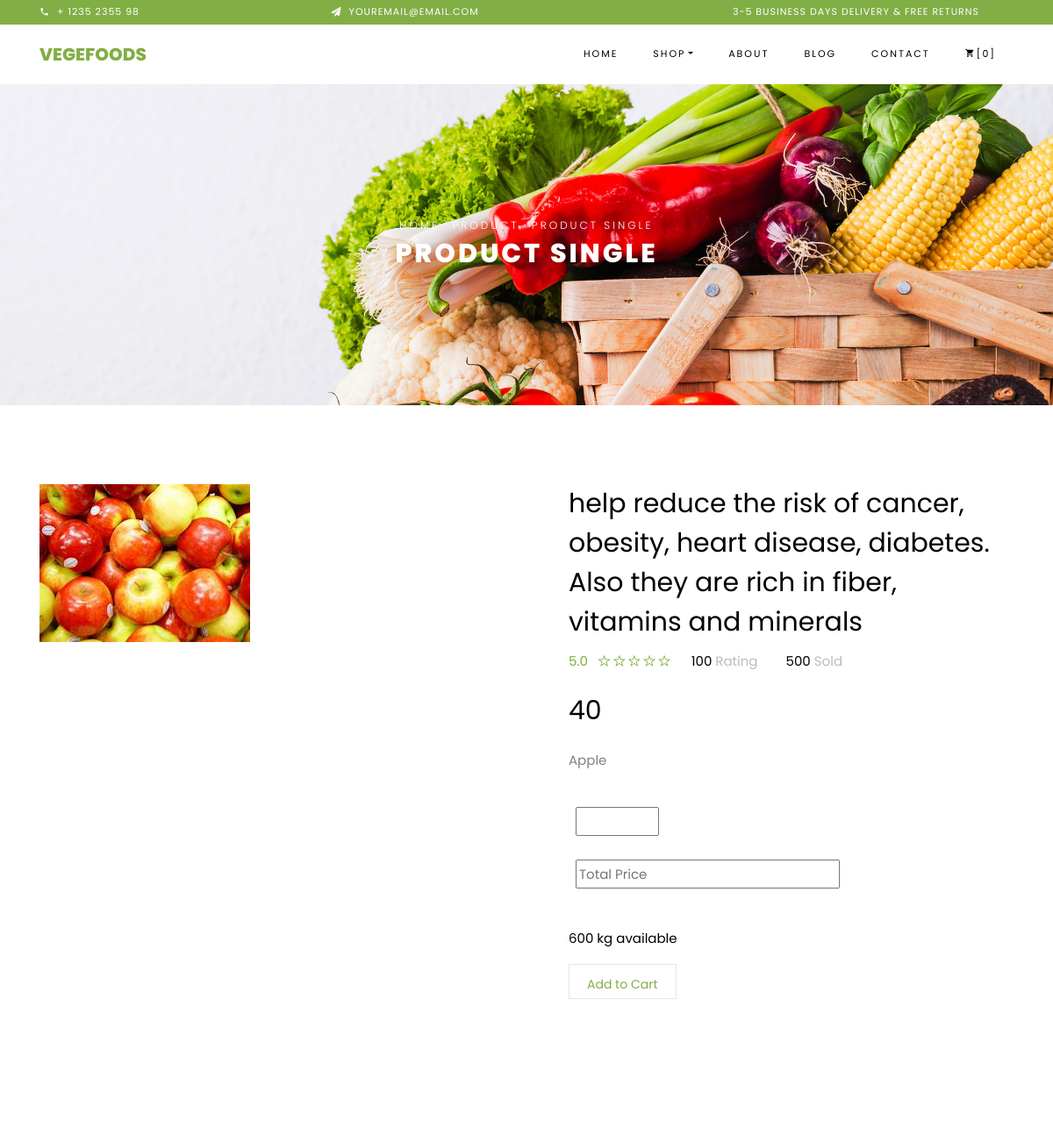
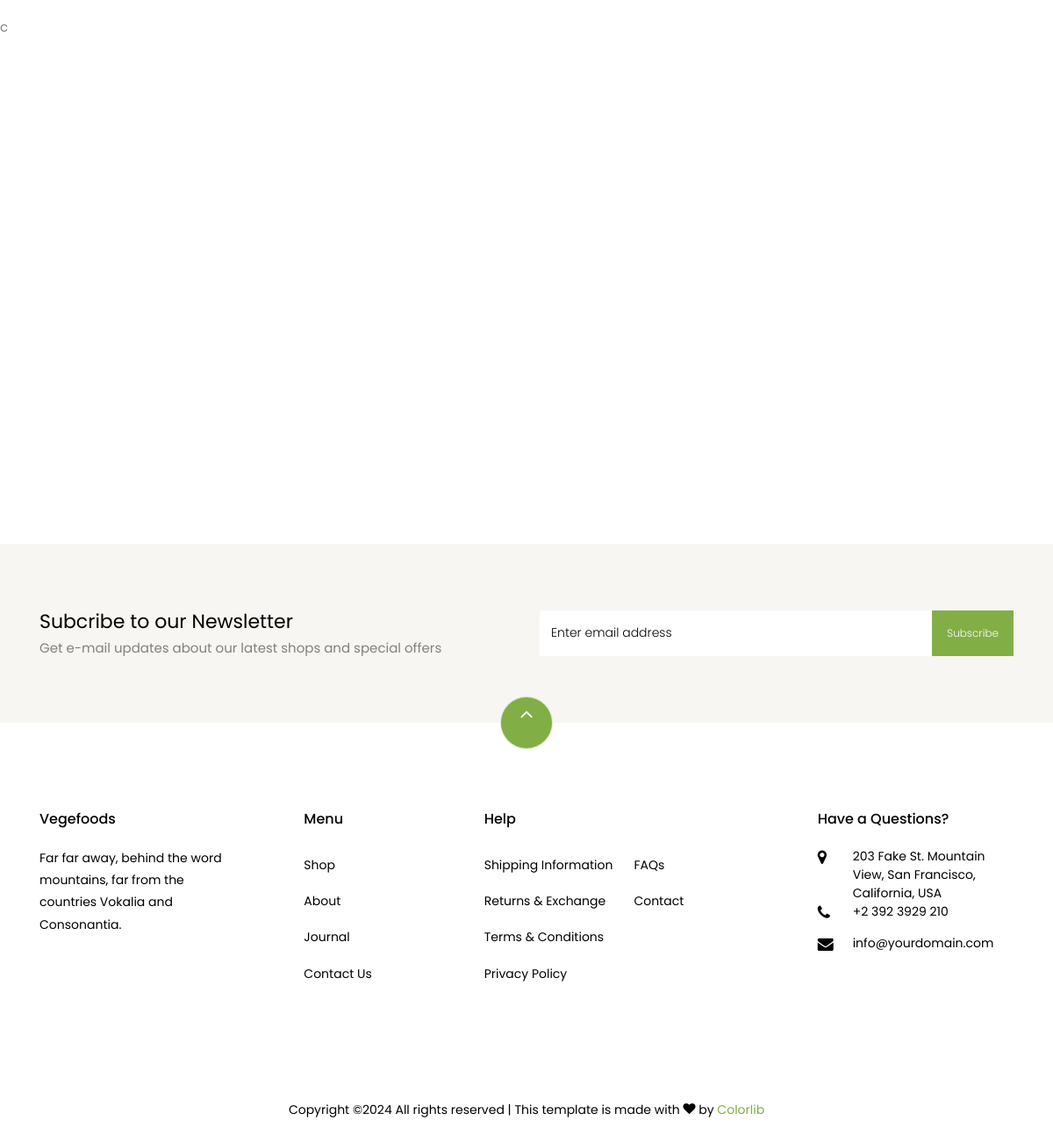
The app's page /frontEnd/singleproduct/24/ with its own data (2 pictures, top to bottom).
### NewApp/models.py (models this page shows)
class catdata(models.Model):
    cat_name = models.CharField(max_length=100, null=True, blank=True)
    cat_dec = models.CharField(max_length=100, null=True, blank=True)
    cat_quan = models.CharField(max_length=100, null=True, blank=True)
    cat_price = models.IntegerField(null=True, blank=True)
    images = models.ImageField(upload_to='cate', null=True, blank=True)

### FrontEnd/views.py (the view)
# urls.py: path('singleproduct/<int:data>/', views.singleproduct, name='singleproduct'),
def singleproduct(request, data):
    data = catdata.objects.get(id=data)
    return render(request, 'singleproductpage.html', {'data': data})

### FrontEnd/templates/singleproductpage.html (shortened to what this page needs)
<!DOCTYPE html>
<html lang="en">
  <head>
    <link rel="stylesheet" href="/static/css/open-iconic-bootstrap.min.css">
    <link rel="stylesheet" href="/static/css/animate.css">
    <link rel="stylesheet" href="/static/css/owl.carousel.min.css">
    <link rel="stylesheet" href="/static/css/owl.theme.default.min.css">
    <link rel="stylesheet" href="/static/css/magnific-popup.css">
    <link rel="stylesheet" href="/static/css/aos.css">
    <link rel="stylesheet" href="/static/css/ionicons.min.css">
    <link rel="stylesheet" href="/static/css/bootstrap-datepicker.css">
    <link rel="stylesheet" href="/static/css/jquery.timepicker.css">
    <link rel="stylesheet" href="/static/css/flaticon.css">
    <link rel="stylesheet" href="/static/css/icomoon.css">
    <link rel="stylesheet" href="/static/css/style.css">
  </head>
  <body class="goto-here">
		<div class="py-1 bg-primary">
    	<div class="container">
    		<div class="row no-gutters d-flex align-items-start align-items-center px-md-0">
	    		<div class="col-lg-12 d-block">
		    		<div class="row d-flex">
		    			<div class="col-md pr-4 d-flex topper align-items-center">
					    	<div class="icon mr-2 d-flex justify-content-center align-items-center"><span class="icon-phone2"></span></div>
						    <span class="text">+ 1235 2355 98</span>
					    </div>
					    <div class="col-md pr-4 d-flex topper align-items-center">
					    	<div class="icon mr-2 d-flex justify-content-center align-items-center"><span class="icon-paper-plane"></span></div>
						    <span class="text">youremail@email.com</span>
					    </div>
					    <div class="col-md-5 pr-4 d-flex topper align-items-center text-lg-right">
						    <span class="text">3-5 Business days delivery &amp; Free Returns</span>
					    </div>
				    </div>
			    </div>
		    </div>
		  </div>
    </div>
    <nav class="navbar navbar-expand-lg navbar-dark ftco_navbar bg-dark ftco-navbar-light" id="ftco-navbar">
	    <div class="container">
	      <a class="navbar-brand" href="index.html">Vegefoods</a>
	      <div class="collapse navbar-collapse" id="ftco-nav">
	        <ul class="navbar-nav ml-auto">
	          <li class="nav-item"><a href="index.html" class="nav-link">Home</a></li>
	          <li class="nav-item active dropdown">
              <a class="nav-link dropdown-toggle" href="#" id="dropdown04" data-toggle="dropdown" aria-haspopup="true" aria-expanded="false">Shop</a>
            </li>
	          <li class="nav-item"><a href="about.html" class="nav-link">About</a></li>
	          <li class="nav-item"><a href="blog.html" class="nav-link">Blog</a></li>
	          <li class="nav-item"><a href="{% url 'contact' %}" class="nav-link">Contact</a></li>
	          <li class="nav-item cta cta-colored"><a href="cart.html" class="nav-link"><span class="icon-shopping_cart"></span>[0]</a></li>
	        </ul>
	      </div>
	    </div>
	  </nav>
    <div class="hero-wrap hero-bread" style="background-image: url('/static/images/bg_1.jpg');">
      <div class="container">
        <div class="row no-gutters slider-text align-items-center justify-content-center">
          <div class="col-md-9 ftco-animate text-center">
          	<p class="breadcrumbs"><span class="mr-2"><a href="index.html">Home</a></span> <span class="mr-2"><a href="index.html">Product</a></span> <span>Product Single</span></p>
            <h1 class="mb-0 bread">Product Single</h1>
          </div>
        </div>
      </div>
    </div>
<form method="post" action="{% url 'cartdata' %}" enctype="multipart/form-data">
    <section class="ftco-section">
    	<div class="container">
    		<div class="row">
    			<div class="col-lg-6 mb-5 ftco-animate">
    				<a href="images/product-1.jpg" class="image-popup" name="img"><img src="{{data.images.url}}" class="img-fluid" alt="Colorlib Template"></a>
    			</div>
    			<div class="col-lg-6 product-details pl-md-5 ftco-animate">
    				<h3>{{data.cat_dec}}</h3>
    				<div class="rating d-flex">
							<p class="text-left mr-4">
								<a href="#" class="mr-2">5.0</a>
								<a href="#"><span class="ion-ios-star-outline"></span></a>
								<a href="#"><span class="ion-ios-star-outline"></span></a>
								<a href="#"><span class="ion-ios-star-outline"></span></a>
								<a href="#"><span class="ion-ios-star-outline"></span></a>
								<a href="#"><span class="ion-ios-star-outline"></span></a>
							</p>
							<p class="text-left mr-4">
								<a href="#" class="mr-2" style="color: #000;">100 <span style="color: #bbb;">Rating</span></a>
							</p>
							<p class="text-left">
								<a href="#" class="mr-2" style="color: #000;">500 <span style="color: #bbb;">Sold</span></a>
							</p>
						</div>
    				<p class="price" data-model-name="nam" ><span>{{data.cat_price}}</span></p>
					<p><span>{{data.cat_quan}}</span></p>
						<div class="row mt-4">
							<div class="col-md-6">
							</div>
							<div class="input-group col-md-6 d-flex mb-3">
	             	<span class="input-group-btn ml-2">
            <input type="number" name="qt" id="quantity" min="1" max="100"><br><br>
            <input type="text" name="total" id="totalprice" placeholder="Total Price"><br><br>
	             	</span>
	          	</div>
	          	<div class="col-md-12">
	          		<p style="color: #000;">600 kg available</p>
	          	</div>
          	</div>
					<form><button type="submit" >Add to Cart</button></form>
		</div>
    		</div>
    	</div>
    </section>
</form>
    <section class="ftco-section">c
    	<div class="container">
				<div class="row justify-content-center mb-3 pb-3">
        </div>
    	</div>
    	<div class="container">
    		<div class="row">
    		</div>
    	</div>
    </section>
		<section class="ftco-section ftco-no-pt ftco-no-pb py-5 bg-light">
      <div class="container py-4">
        <div class="row d-flex justify-content-center py-5">
          <div class="col-md-6">
          	<h2 style="font-size: 22px;" class="mb-0">Subcribe to our Newsletter</h2>
          	<span>Get e-mail updates about our latest shops and special offers</span>
          </div>
          <div class="col-md-6 d-flex align-items-center">
            <form action="#" class="subscribe-form">
              <div class="form-group d-flex">
                <input type="text" class="form-control" placeholder="Enter email address">
                <input type="submit" value="Subscribe" class="submit px-3">
              </div>
            </form>
          </div>
        </div>
      </div>
    </section>
    <footer class="ftco-footer ftco-section">
      <div class="container">
      	<div class="row">
      		<div class="mouse">
						<a href="#" class="mouse-icon">
							<div class="mouse-wheel"><span class="ion-ios-arrow-up"></span></div>
						</a>
					</div>
      	</div>
        <div class="row mb-5">
          <div class="col-md">
            <div class="ftco-footer-widget mb-4">
              <h2 class="ftco-heading-2">Vegefoods</h2>
              <p>Far far away, behind the word mountains, far from the countries Vokalia and Consonantia.</p>
              <ul class="ftco-footer-social list-unstyled float-md-left float-lft mt-5">
              </ul>
            </div>
          </div>
          <div class="col-md">
            <div class="ftco-footer-widget mb-4 ml-md-5">
              <h2 class="ftco-heading-2">Menu</h2>
              <ul class="list-unstyled">
                <li><a href="#" class="py-2 d-block">Shop</a></li>
                <li><a href="#" class="py-2 d-block">About</a></li>
                <li><a href="#" class="py-2 d-block">Journal</a></li>
                <li><a href="#" class="py-2 d-block">Contact Us</a></li>
              </ul>
            </div>
          </div>
          <div class="col-md-4">
             <div class="ftco-footer-widget mb-4">
              <h2 class="ftco-heading-2">Help</h2>
              <div class="d-flex">
	              <ul class="list-unstyled mr-l-5 pr-l-3 mr-4">
	                <li><a href="#" class="py-2 d-block">Shipping Information</a></li>
	                <li><a href="#" class="py-2 d-block">Returns &amp; Exchange</a></li>
	                <li><a href="#" class="py-2 d-block">Terms &amp; Conditions</a></li>
	                <li><a href="#" class="py-2 d-block">Privacy Policy</a></li>
	              </ul>
	              <ul class="list-unstyled">
	                <li><a href="#" class="py-2 d-block">FAQs</a></li>
	                <li><a href="#" class="py-2 d-block">Contact</a></li>
	              </ul>
	            </div>
            </div>
          </div>
          <div class="col-md">
            <div class="ftco-footer-widget mb-4">
            	<h2 class="ftco-heading-2">Have a Questions?</h2>
            	<div class="block-23 mb-3">
	              <ul>
	                <li><span class="icon icon-map-marker"></span><span class="text">203 Fake St. Mountain View, San Francisco, California, USA</span></li>
	                <li><a href="#"><span class="icon icon-phone"></span><span class="text">+2 392 3929 210</span></a></li>
	                <li><a href="#"><span class="icon icon-envelope"></span><span class="text">info@yourdomain.com</span></a></li>
	              </ul>
	            </div>
            </div>
          </div>
        </div>
        <div class="row">
          <div class="col-md-12 text-center">
            <p>
						  Copyright &copy;<script>document.write(new Date().getFullYear());</script> All rights reserved | This template is made with <i class="icon-heart color-danger" aria-hidden="true"></i> by <a href="https://colorlib.com" target="_blank">Colorlib</a>
						</p>
          </div>
        </div>
      </div>
    </footer>
  </body>
</html>

### FrontEnd/static/css/icomoon.css (style rules this page uses)
[class^="icon-"], [class*=" icon-"] { font-family: 'icomoon' !important; speak: none; font-style: normal; font-weight: normal; font-variant: normal; text-transform: none; line-height: 1; -webkit-font-smoothing: antialiased; -moz-osx-font-smoothing: grayscale; }
.icon-heart:before { content: "\f004"; }
.icon-map-marker:before { content: "\f041"; }
.icon-phone:before { content: "\f095"; }
.icon-envelope:before { content: "\f0e0"; }
.icon-paper-plane:before { content: "\f1d8"; }
.icon-phone2:before { content: "\e0cd"; }
.icon-shopping_cart:before { content: "\e8cc"; }

### records on screen
catdata: images (picture), cat_dec "help reduce the risk of cancer, obesity, heart disease, diabetes. Also they are rich in fiber, vitamins and minerals", cat_price "40", cat_quan "Apple"
